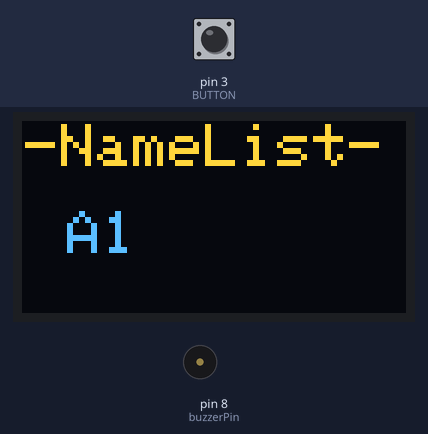
This sketch was run on a simulated Arduino Uno, built with avr-gcc and run on an emulated ATmega328P. Parts: 128×64 one-colour display, buzzer (waves = sounding). The test bench sets the inputs (shaded band); at power-on: pin 3 (BUTTON) HIGH. The OLED is the two-colour kind (top 16 rows yellow); the local clock reads 2024-03-15 10:24:30 at power-on unless the sketch sets it; what the sketch prints to the serial monitor is not drawn.

Above: at 1.2 s.
1.3 s: pin 3 (BUTTON) pulled LOW for 0.15 s
At 2.1 s:
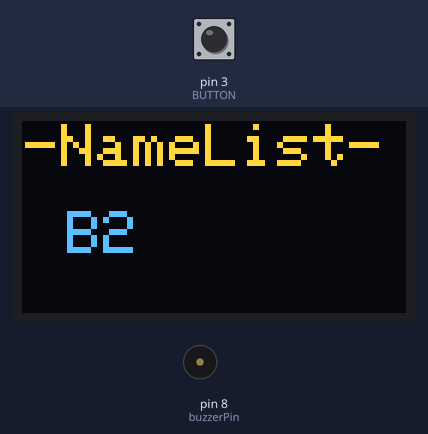
3.0 s: pin 3 (BUTTON) pulled LOW for 1 s
At 4.7 s:
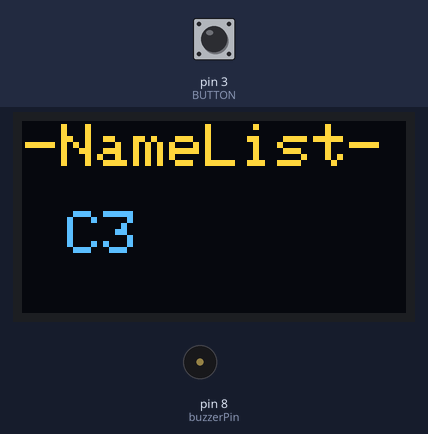
5.5 s: pin 3 (BUTTON) pulled LOW for 0.15 s
At 6.5 s:
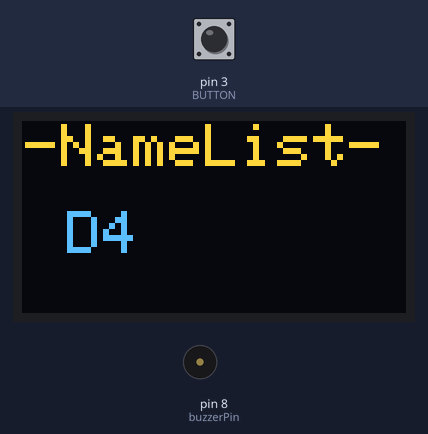
7.2 s: pin 3 (BUTTON) pulled LOW for 3.2 s
At 11.6 s:
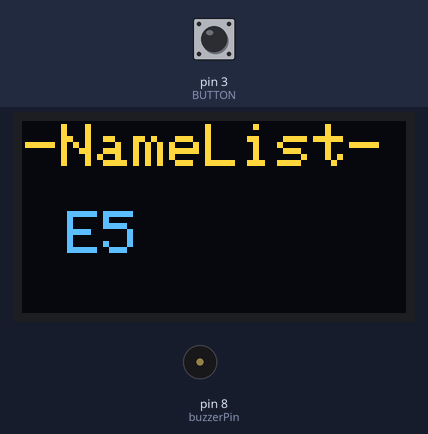
11.9 s: pin 3 (BUTTON) pulled LOW for 0.15 s
At 12.6 s:
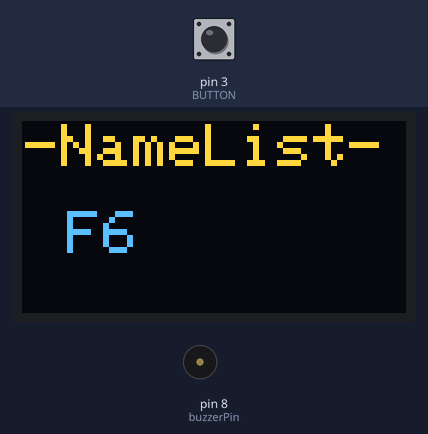
13.6 s: pin 3 (BUTTON) pulled LOW for 1 s
At 15.1 s:
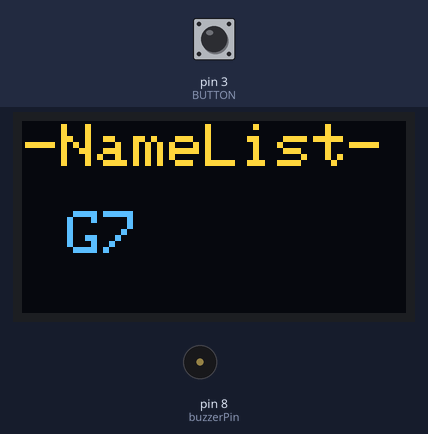
Timing chart, 0 to 16.6 s (numbered marks = the images above; inputs shaded):
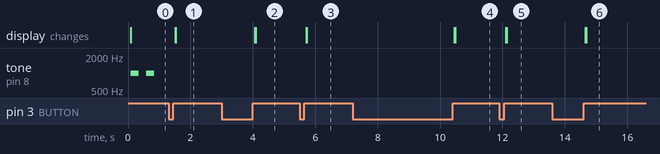

Measured:
- after the input at 1.3 s, the display: first changes after 0.21 s (image 1 shows a later state)
- after the input at 3.0 s, the display: first changes after 1.1 s (image 2 shows a later state)
- after the input at 5.5 s, the display: first changes after 0.21 s (image 3 shows a later state)
- after the input at 7.2 s, the display: first changes after 3.3 s (image 4 shows a later state)
- after the input at 11.9 s, the display: first changes after 0.21 s (image 5 shows a later state)
- after the input at 13.6 s, the display: first changes after 1.1 s (image 6 shows a later state)
- by itself, tone on pin 8 (buzzerPin): alternates 1000 Hz for 0.25 s and silent for 0.25 s

The sketch:

task3_cup.ino
```cpp
#include <DS1302.h>
#include <Wire.h>
#include <Adafruit_GFX.h>
#include <Adafruit_SSD1306.h>

// 值日表
char list[7][20] = {"A1", "B2", "C3", "D4", "E5", "F6", "G7"};

#define OLED_RESET 4
Adafruit_SSD1306 display(128, 64, &Wire, OLED_RESET);

#define BUTTON 3    // 定义按键
#define buzzerPin 8 // 将无源蜂鸣器连接到Arduino的数字引脚 8

volatile boolean debounceFlag = false; // 去抖标志位
volatile int i = 0;
volatile int flag = 1;

namespace
{

  const int kCePin = 5;   // Chip Enable
  const int kIoPin = 6;   // Input/Output
  const int kSclkPin = 7; // Serial Clock

  DS1302 rtc(kCePin, kIoPin, kSclkPin);

  String dayAsString(const Time::Day day)
  {
    switch (day)
    {
    case Time::kSunday:
      return "Sunday";
    case Time::kMonday:
      return "Monday";
    case Time::kTuesday:
      return "Tuesday";
    case Time::kWednesday:
      return "Wednesday";
    case Time::kThursday:
      return "Thursday";
    case Time::kFriday:
      return "Friday";
    case Time::kSaturday:
      return "Saturday";
    }
    return "(unknown day)";
  }

  void printTime()
  {
    Time t = rtc.time();

    const String day = dayAsString(t.day);

    char buf[50];
    snprintf(buf, sizeof(buf), "%s %04d-%02d-%02d %02d:%02d:%02d",
             day.c_str(),
             t.yr, t.mon, t.date,
             t.hr, t.min, t.sec);

    Serial.println(buf);
  }

  void title()
  {
    display.begin(SSD1306_SWITCHCAPVCC, 0x3C);
    display.setTextColor(WHITE); // 开像素点发光
    display.clearDisplay();      // 清屏

    display.setTextSize(2);  // 设置字体大小
    display.setCursor(1, 1); // 设置显示位置
    display.println("-NameList-");

    display.display(); // 开显示
  }
} // namespace

void setup()
{
  Serial.begin(115200);
  pinMode(BUTTON, INPUT_PULLUP);
  attachInterrupt(1, change, RISING); // 下降沿触发中断1，调用change函数
  pinMode(buzzerPin, OUTPUT);         // 设置蜂鸣器引脚为输出模式

  // 再次上传时屏蔽此代码
  rtc.writeProtect(false);
  rtc.halt(false);
  Time t(2024, 5, 1, 00, 00, 00, Time::kWednesday);
  rtc.time(t);
}

// Loop and print the time every second.
void loop()
{
  if (flag == 1)
  {
    Serial.println(i);
    title();
    display.setTextSize(2);    // 设置字体大小
    display.setCursor(15, 30); // 设置显示位置
    display.println(list[i]);
    display.display(); // 开显示
    printTime();
    flag = 0;
  }
  Time t = rtc.time();
  // 每隔两分钟报时
  if (t.min % 2 == 0 && t.sec == 0)
  {
    tone(buzzerPin, 1000); // 发出1000Hz的声音
    delay(250);            // 0.25秒
    noTone(buzzerPin);     // 停止发声
    delay(250);            // 0.25秒
    tone(buzzerPin, 1000); // 发出1000Hz的声音
    delay(250);            // 0.25秒
    noTone(buzzerPin);     // 停止发声
    delay(250);            // 0.25秒
  }
  debounceFlag = false; // 重置去抖标志位
}

void change()
{
  static unsigned long lastInterruptTime = 0;
  unsigned long currentInterruptTime = millis();
  // 检查上次中断以来是否已经过了足够的时间（例如 50 毫秒），以避免误触发
  if (currentInterruptTime - lastInterruptTime > 300)
  {
    debounceFlag = true;                      // 设置去抖标志位
    lastInterruptTime = currentInterruptTime; // 更新上次中断时间

    flag = 1;
    if (i >= 0 && i < 6)
    {
      i = i + 1;
    }
    else if (i == 6)
    {
      i = 0;
    }
  }
}
```
